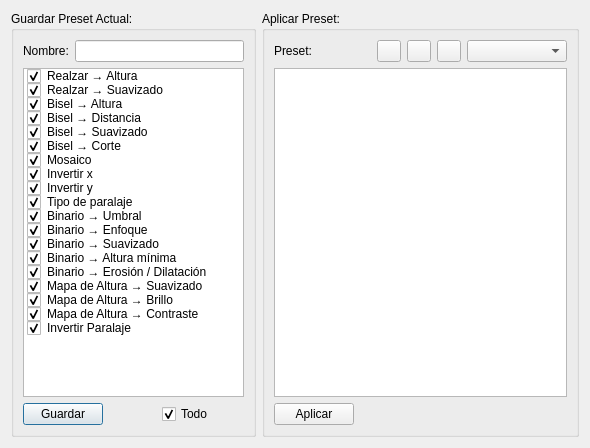
<?xml version="1.0" encoding="UTF-8"?>
<ui version="4.0">
 <class>PresetsManager</class>
 <widget class="QDialog" name="PresetsManager">
  <property name="geometry">
   <rect>
    <x>0</x>
    <y>0</y>
    <width>590</width>
    <height>448</height>
   </rect>
  </property>
  <property name="windowTitle">
   <string>Dialog</string>
  </property>
  <layout class="QGridLayout" name="gridLayout_3">
   <item row="0" column="0">
    <widget class="QGroupBox" name="groupBox">
     <property name="sizePolicy">
      <sizepolicy hsizetype="Preferred" vsizetype="Preferred">
       <horstretch>0</horstretch>
       <verstretch>0</verstretch>
      </sizepolicy>
     </property>
     <property name="title">
      <string>Guardar Preset Actual:</string>
     </property>
     <layout class="QGridLayout" name="gridLayout_2">
      <item row="0" column="0">
       <widget class="QLabel" name="label_2">
        <property name="sizePolicy">
         <sizepolicy hsizetype="Maximum" vsizetype="Preferred">
          <horstretch>0</horstretch>
          <verstretch>0</verstretch>
         </sizepolicy>
        </property>
        <property name="text">
         <string>Nombre:</string>
        </property>
       </widget>
      </item>
      <item row="0" column="1" colspan="2">
       <widget class="QLineEdit" name="lineEditPresetName"/>
      </item>
      <item row="1" column="0" colspan="3">
       <widget class="QListWidget" name="listWidgetControls">
        <item>
         <property name="text">
          <string>Realzar → Altura</string>
         </property>
         <property name="checkState">
          <enum>Checked</enum>
         </property>
        </item>
        <item>
         <property name="text">
          <string>Realzar → Suavizado</string>
         </property>
         <property name="checkState">
          <enum>Checked</enum>
         </property>
        </item>
        <item>
         <property name="text">
          <string>Bisel → Altura</string>
         </property>
         <property name="checkState">
          <enum>Checked</enum>
         </property>
        </item>
        <item>
         <property name="text">
          <string>Bisel → Distancia</string>
         </property>
         <property name="checkState">
          <enum>Checked</enum>
         </property>
        </item>
        <item>
         <property name="text">
          <string>Bisel → Suavizado</string>
         </property>
         <property name="checkState">
          <enum>Checked</enum>
         </property>
        </item>
        <item>
         <property name="text">
          <string>Bisel → Corte</string>
         </property>
         <property name="checkState">
          <enum>Checked</enum>
         </property>
        </item>
        <item>
         <property name="text">
          <string>Mosaico</string>
         </property>
         <property name="checkState">
          <enum>Checked</enum>
         </property>
        </item>
        <item>
         <property name="text">
          <string>Invertir x</string>
         </property>
         <property name="checkState">
          <enum>Checked</enum>
         </property>
        </item>
        <item>
         <property name="text">
          <string>Invertir y</string>
         </property>
         <property name="checkState">
          <enum>Checked</enum>
         </property>
        </item>
        <item>
         <property name="text">
          <string>Tipo de paralaje</string>
         </property>
         <property name="checkState">
          <enum>Checked</enum>
         </property>
        </item>
        <item>
         <property name="text">
          <string>Binario → Umbral</string>
         </property>
         <property name="checkState">
          <enum>Checked</enum>
         </property>
        </item>
        <item>
         <property name="text">
          <string>Binario → Enfoque</string>
         </property>
         <property name="checkState">
          <enum>Checked</enum>
         </property>
        </item>
        <item>
         <property name="text">
          <string>Binario → Suavizado</string>
         </property>
         <property name="checkState">
          <enum>Checked</enum>
         </property>
        </item>
        <item>
         <property name="text">
          <string>Binario → Altura mínima</string>
         </property>
         <property name="checkState">
          <enum>Checked</enum>
         </property>
        </item>
        <item>
         <property name="text">
          <string>Binario → Erosión / Dilatación</string>
         </property>
         <property name="checkState">
          <enum>Checked</enum>
         </property>
        </item>
        <item>
         <property name="text">
          <string>Mapa de Altura → Suavizado</string>
         </property>
         <property name="checkState">
          <enum>Checked</enum>
         </property>
        </item>
        <item>
         <property name="text">
          <string>Mapa de Altura → Brillo</string>
         </property>
         <property name="checkState">
          <enum>Checked</enum>
         </property>
        </item>
        <item>
         <property name="text">
          <string>Mapa de Altura → Contraste</string>
         </property>
         <property name="checkState">
          <enum>Checked</enum>
         </property>
        </item>
        <item>
         <property name="text">
          <string>Invertir Paralaje</string>
         </property>
         <property name="checkState">
          <enum>Checked</enum>
         </property>
        </item>
       </widget>
      </item>
      <item row="2" column="0" colspan="2">
       <widget class="QPushButton" name="pushButtonSavePreset">
        <property name="maximumSize">
         <size>
          <width>80</width>
          <height>16777215</height>
         </size>
        </property>
        <property name="text">
         <string>Guardar</string>
        </property>
       </widget>
      </item>
      <item row="2" column="2">
       <widget class="QCheckBox" name="checkBoxAllPresets">
        <property name="text">
         <string>Todo</string>
        </property>
        <property name="checked">
         <bool>true</bool>
        </property>
       </widget>
      </item>
     </layout>
    </widget>
   </item>
   <item row="0" column="1">
    <widget class="QGroupBox" name="groupBox_2">
     <property name="sizePolicy">
      <sizepolicy hsizetype="Expanding" vsizetype="Preferred">
       <horstretch>0</horstretch>
       <verstretch>0</verstretch>
      </sizepolicy>
     </property>
     <property name="title">
      <string>Aplicar Preset:</string>
     </property>
     <layout class="QGridLayout" name="gridLayout">
      <item row="0" column="0">
       <widget class="QLabel" name="label">
        <property name="sizePolicy">
         <sizepolicy hsizetype="Maximum" vsizetype="Maximum">
          <horstretch>0</horstretch>
          <verstretch>0</verstretch>
         </sizepolicy>
        </property>
        <property name="text">
         <string>Preset:</string>
        </property>
       </widget>
      </item>
      <item row="0" column="1">
       <spacer name="horizontalSpacer">
        <property name="orientation">
         <enum>Qt::Horizontal</enum>
        </property>
        <property name="sizeType">
         <enum>QSizePolicy::Preferred</enum>
        </property>
        <property name="sizeHint" stdset="0">
         <size>
          <width>87</width>
          <height>20</height>
         </size>
        </property>
       </spacer>
      </item>
      <item row="0" column="2">
       <widget class="QPushButton" name="pushButtonExportPreset">
        <property name="maximumSize">
         <size>
          <width>24</width>
          <height>16777215</height>
         </size>
        </property>
        <property name="toolTip">
         <string>Exportar</string>
        </property>
        <property name="text">
         <string/>
        </property>
        <property name="icon">
         <iconset resource="../icons.qrc">
          <normaloff>:/icons/export.png</normaloff>:/icons/export.png</iconset>
        </property>
       </widget>
      </item>
      <item row="0" column="3">
       <widget class="QPushButton" name="pushButtonImportPreset">
        <property name="sizePolicy">
         <sizepolicy hsizetype="Maximum" vsizetype="Fixed">
          <horstretch>0</horstretch>
          <verstretch>0</verstretch>
         </sizepolicy>
        </property>
        <property name="maximumSize">
         <size>
          <width>24</width>
          <height>16777215</height>
         </size>
        </property>
        <property name="toolTip">
         <string>Importar</string>
        </property>
        <property name="text">
         <string/>
        </property>
        <property name="icon">
         <iconset resource="../icons.qrc">
          <normaloff>:/icons/import.png</normaloff>:/icons/import.png</iconset>
        </property>
       </widget>
      </item>
      <item row="0" column="4">
       <widget class="QPushButton" name="pushButtonDeletePreset">
        <property name="maximumSize">
         <size>
          <width>24</width>
          <height>16777215</height>
         </size>
        </property>
        <property name="toolTip">
         <string>Eliminar</string>
        </property>
        <property name="text">
         <string/>
        </property>
        <property name="icon">
         <iconset resource="../icons.qrc">
          <normaloff>:/icons/delete.png</normaloff>:/icons/delete.png</iconset>
        </property>
       </widget>
      </item>
      <item row="0" column="5">
       <widget class="QComboBox" name="comboBoxPreset">
        <property name="sizePolicy">
         <sizepolicy hsizetype="Expanding" vsizetype="Fixed">
          <horstretch>0</horstretch>
          <verstretch>0</verstretch>
         </sizepolicy>
        </property>
        <property name="minimumSize">
         <size>
          <width>100</width>
          <height>0</height>
         </size>
        </property>
       </widget>
      </item>
      <item row="1" column="0" colspan="6">
       <widget class="QListWidget" name="listWidgetTextures"/>
      </item>
      <item row="2" column="0" colspan="2">
       <widget class="QPushButton" name="pushButtonAplyPreset">
        <property name="maximumSize">
         <size>
          <width>80</width>
          <height>16777215</height>
         </size>
        </property>
        <property name="text">
         <string>Aplicar</string>
        </property>
       </widget>
      </item>
     </layout>
    </widget>
   </item>
  </layout>
 </widget>
 <resources>
  <include location="../icons.qrc"/>
 </resources>
 <connections/>
</ui>
